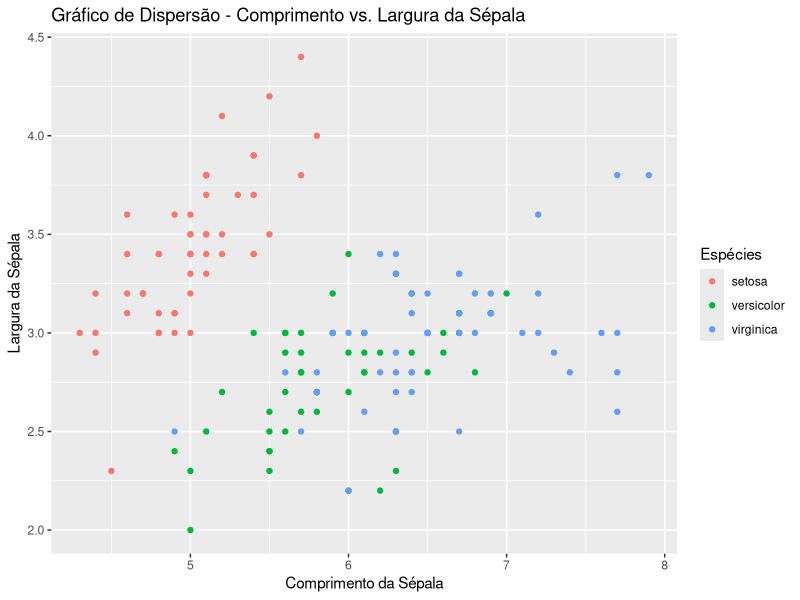
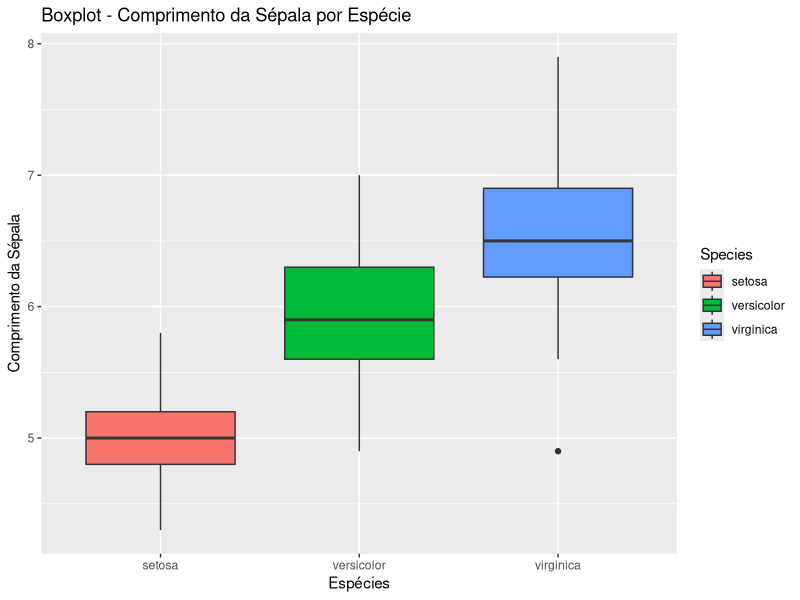
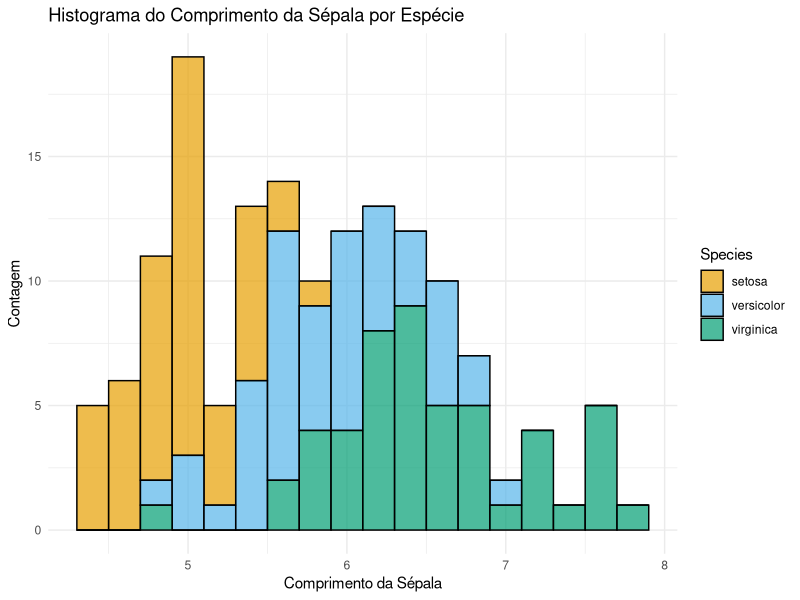
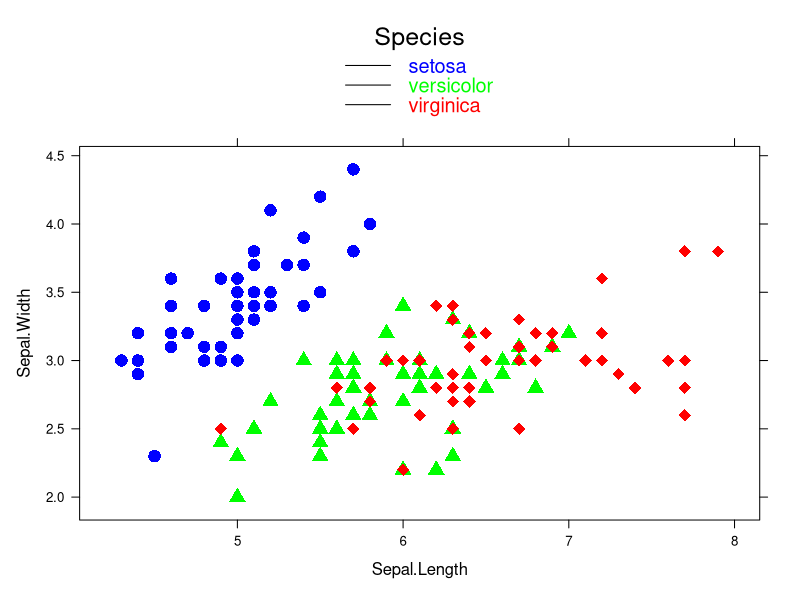

Source code (R) for these figures, in order:
# Calculando a média por disciplina
eng_computacao <- data.frame(aluno = c('Roberto', 'Paulo', 'Juliana', 'Rafaela',
                                       'Ricardo', 'Ana'),
                             algebra_linear = c(80, 90, 56, 67, 87, 76),
                             geometria_analitica = c(90, 78, 98, 67, 56, 89),
                             estrutura_dados = c(100, 90, 95, 87, 78, 80),
                             processamento_dados = c(90, 79, 85, 87, 90, 100))


# Variáveis categóricas ordinais
grad <- c("Doutorado", "Mestrado", "Bacharelado", "Mestrado", "Doutorado", 
          "Mestrado")
grad

factor_grad <- factor(grad, order = TRUE, 
                      levels = c("Doutorado", "Mestrado", "Bacharelado"))
factor_grad

# Observando os níveis da variável
levels(factor_grad)

# Visão geral do conteúdo da variável
summary(factor_grad)

# Substituindo a palavra mangueiras por bananeiras
poema <- c("Casas", "entre mangueiras", "Mulheres", 
         "entre laranjeiras", "Pomar",
         "amor",
         "cantar")

gsub("mangueiras", "bananeiras", poema)


# Função que converte vetores em data frame
vec1 <- (5:10)
vec2 <- c("Grande Sertão: Veredas", "Sagarana", "Dom Casmurro", 
          "Memórias Póstumas de Brás Cubas", "Vidas Secas", "Capitães da Areia")

# Verificando os níveis do fator.
levels(vec2)

convert <- function(x, y){
  df = data.frame(cbind(x, y))
  print(df)
}

convert(vec1, vec2)

# Calcula a soma dos elementos da lista
lista <- list(a = 5:10, b = 15:20)
lista
do.call(sum, lista)

# Transformando lista em vetor
unlist(lista)

# Calculando a media de cada linha da matriz
matriz <- matrix(c(1:25), nrow = 5, ncol = 5)
matriz
apply(matriz, 1, mean)


# Gráfico de dispersão (scatter plot) usando ggplot2
library(ggplot2)

ggplot(iris, aes(x = Sepal.Length, y = Sepal.Width, color = Species)) + 
  geom_point() +
  labs(title = "Gráfico de Dispersão - Comprimento vs. Largura da Sépala",
       x = "Comprimento da Sépala",
       y = "Largura da Sépala",
       color = "Espécies")

# Criando o boxplot usando ggplot2
ggplot(iris, aes(x = Species, y = Sepal.Length, fill = Species)) +
  geom_boxplot() +
  labs(title = "Boxplot - Comprimento da Sépala por Espécie",
       x = "Espécies",
       y = "Comprimento da Sépala")

# Criando histograma utilizando ggplot2
histogram <- ggplot(iris, aes(x = Sepal.Length, fill = Species)) +
  geom_histogram(binwidth = 0.2, color = "black", alpha = 0.7) +
  scale_fill_manual(values = c("#E69F00", "#56B4E9", "#009E73")) +
  labs(title = "Histograma do Comprimento da Sépala por Espécie",
       x = "Comprimento da Sépala",
       y = "Contagem") +
  theme_minimal()

print(histogram)

# Criando gráfico usando xyplot
library(lattice)

xyplot(Sepal.Width ~ Sepal.Length, data = iris, groups = Species,            
       col = c("blue", "green", "red"),  
       pch = c(16, 17, 18),         
       cex = 1.5,                   
       key = list(title = "Species",      
       lines = TRUE,       
       text = list(levels(iris$Species), 
       col = c("blue", "green", "red"), cex = 1.2)))